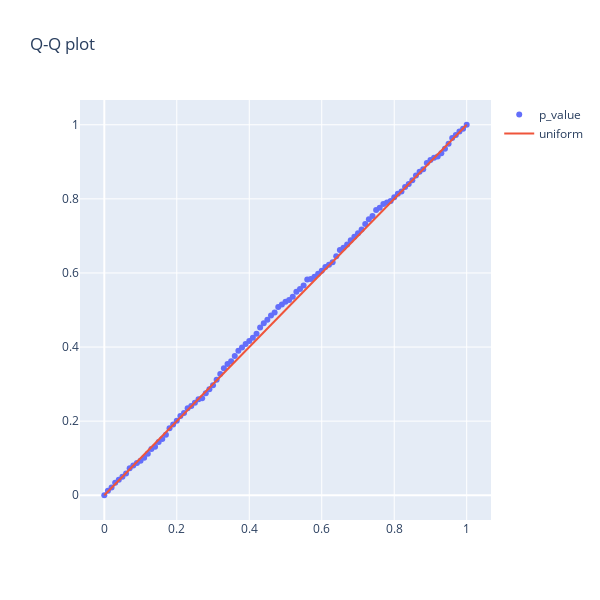

The notebook cell saved with this chart:
### Markdown cell above
Проверим корректность критерия

### Code cell
get_qq_plot(p_values)
